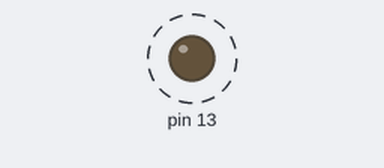
A sketch run on a simulated Arduino Uno, built with avr-gcc and run on an emulated ATmega328P. Shown: output pins drawn as LEDs (lit = HIGH). Dashed ring = blinking.

Above: at 0.5 s.
Timing chart, 0 to 4.7 s (numbered marks = the images above):
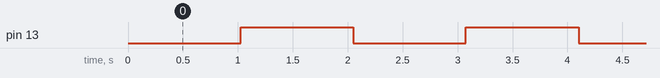

Measured:
- by itself, pin 13: alternates HIGH for 1.0 s and LOW for 1.0 s

The sketch:

ctc_8b.ino
```cpp
//delay 1s
int count;

int main() {
DDRB |= (1<<PB5);
cli();

OCR0A = 255;
TCCR0A |= (1 << WGM01) | (1 << COM0A0);
TCCR0B |= (1 << CS01) | (1 << CS00);
TIMSK0 |= (1 << OCIE0A);
count = 0;
sei();

while (1);
}

ISR(TIMER0_COMPA_vect) {
if (count > 1000) {
PORTB ^= (1 << PB5);
count = 0;
}
count++;
}
```
